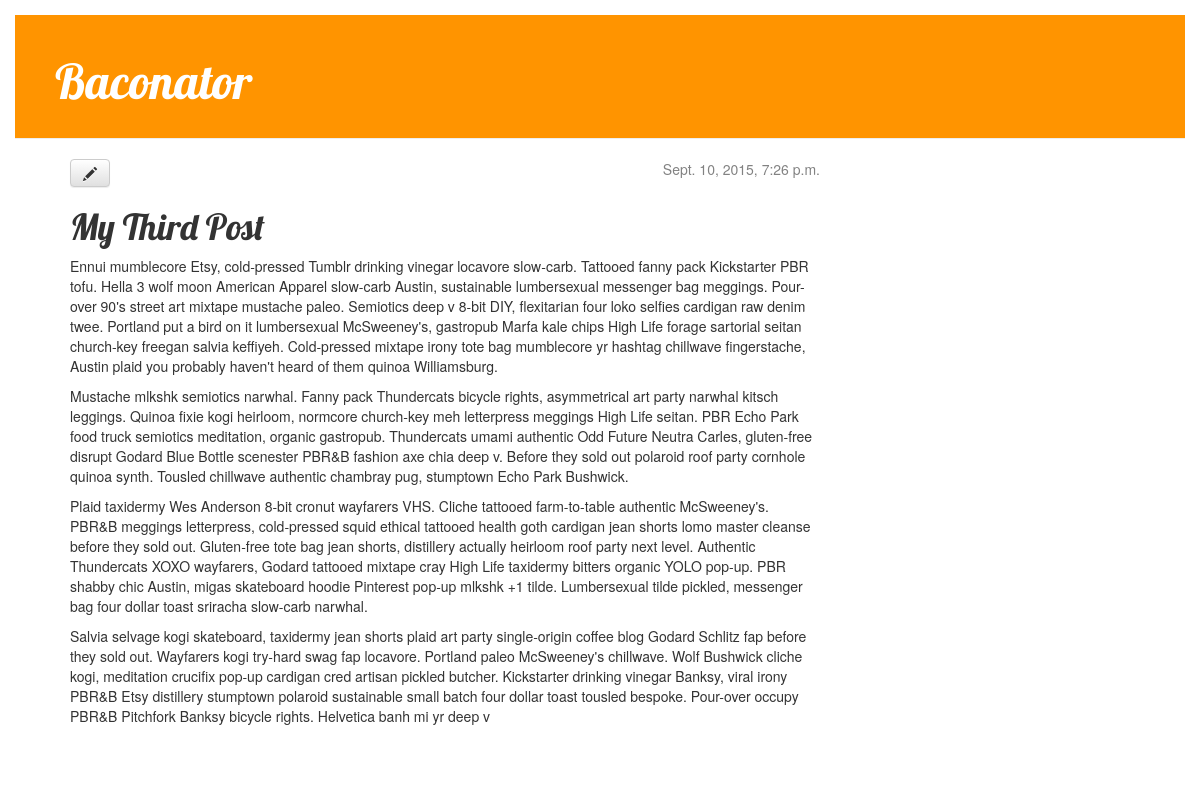
Screenshot of /post/3/ with the database file from the repository.
### blog/models.py (models this page shows, shortened)
class Post(models.Model):
    author = models.ForeignKey('auth.User')
    title = models.CharField(max_length=200)
    text = models.TextField()
    created_date = models.DateTimeField(
            default=timezone.now)
    published_date = models.DateTimeField(
            blank=True, null=True)

### blog/views.py (the view)
# urls.py: url(r'^post/(?P<pk>[0-9]+)/$', views.post_detail, name='post_detail'),
def post_detail(request, pk):
	post = get_object_or_404(Post, pk=pk)
	return render(request, 'blog/post_detail.html', {'post': post})

### blog/templates/blog/post_detail.html
{% extends "blog/base.html" %}
{% block content %}
    <div class="post">
        {% if post.published_date %}
            <div class="date">
                {{ post.published_date }}
            </div>
        {% endif %}
        <a class="btn btn-default" href="{% url "post_edit" pk=post.pk %}"><span class="glyphicon glyphicon-pencil"></span></a>
        <h1>{{ post.title }}</h1>
        <p>{{ post.text|linebreaks }}</p>
    </div>
{% endblock %}

### blog/static/css/blog.css (style rules this page uses)
body { padding: 15px; }
h1, h2, h3, h4 { font-family: 'Lobster', cursive; }
.date { float: right; color: #828282; }
.post { margin-bottom: 70px; }

### rows the page displays
Post: published_date "Sept. 10, 2015, 7:26 p.m.", title "My Third Post", text "Ennui mumblecore Etsy, cold-pressed Tumblr drinking vinegar locavore slow-carb. Tattooed fanny pack Kickstarter PBR tofu. Hella 3 wolf moon American Apparel slow-carb Austin, sustainable lumbersexual messenger bag meggings. Pour-over 90's street art mixtape mustache paleo. Semiotics deep v 8-bit DIY, flexitarian four loko selfies cardigan raw denim twee. Portland put a bird on it lumbersexual McSweeney's, gastropub Marfa kale chips High Life forage sartorial seitan church-key freegan salvia keffiyeh. Cold-pressed mixtape irony tote bag mumblecore yr hashtag chillwave fingerstache, Austin plaid you probably haven't heard of them quinoa Williamsburg. Mustache mlkshk semiotics narwhal. Fanny…"
